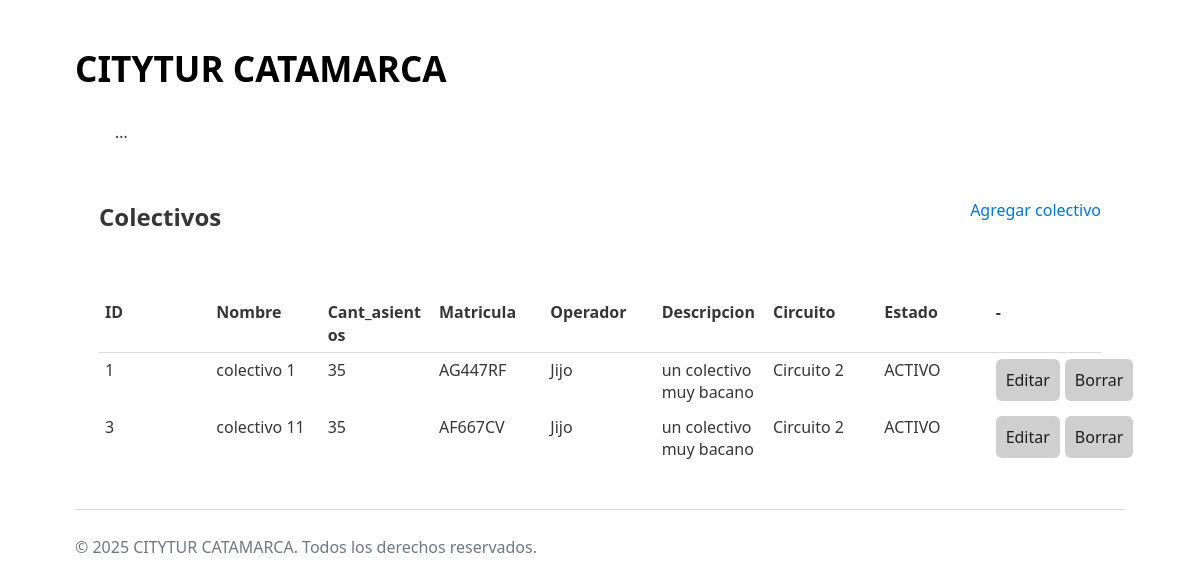
/colectivos/lista_colectivo/, run on the app's committed database.
### colectivos/models.py (models this page shows, shortened)
class Colectivo(models.Model):
    nombre = models.CharField(max_length= 20, default= 'sin nombre')
    cant_asientos = models.IntegerField()
    cant_ocupados = models.IntegerField(default= 0)
    matricula = models.CharField(max_length= 20)
    operador = models.ForeignKey(Perfil, on_delete= models.CASCADE)
    descripcion = models.TextField(max_length= 200, default= 'sin descripcion')
    circuito = models.ForeignKey(Circuito,
                                    on_delete= models.CASCADE,
                                    default= None,
                                    null=True,
                                    blank=True
                                )
    STATE_CHOICES = [
        ('ELIMINADO', 'Eliminado'),
        ('ACTIVO', 'Activo'),
        ('BAJA', 'Baja'),
    ]
    estado = models.CharField(max_length= 20, choices= STATE_CHOICES, default='ACTIVO')

### usuarios/models.py (models this page shows, shortened)
class Perfil(models.Model):
    user = models.OneToOneField(User, on_delete=models.CASCADE)
    telefono = models.CharField(max_length=20, blank=True)
    dni = models.CharField(max_length=10, blank=True)
    foto = models.ImageField(upload_to='perfiles/', blank=True, null=True)
    CHOICE_ROLE = [
        ('OPERADOR', 'Operador'),
        ('ADMINISTRADOR', 'administrador'),
        ('TURISTA', 'Turista')
    ]
    rol = models.CharField(max_length= 20, choices= CHOICE_ROLE, default='TURISTA')

### recorridos/models.py (models this page shows, shortened)
class Circuito(models.Model):
    nombre = models.CharField(max_length= 50)
    horario = models.DateTimeField()
    origen = models.CharField(max_length= 50, default='sin origen')
    destino = models.CharField(max_length= 50, default= 'sin destino')
    itinerario = models.ForeignKey(Itinerario, on_delete= models.CASCADE)
    STATE_CHOICES = [
        ('ELIMINADO', 'Eliminado'),
        ('ACTIVO', 'Activo'),
        ('BAJA', 'Baja'),
    ]
    estado = models.CharField(max_length= 20, choices= STATE_CHOICES, default= 'ACTIVO')

### colectivos/views.py (the view)
# urls.py: path('lista_colectivo/', views.lista_colectivo, name= 'colectivo_listar'),
def lista_colectivo(request):
    colectivos = Colectivo.objects.all()
    return render(request, 'colectivo_lista.html', {'colectivos': colectivos})

### colectivos/templates/colectivo_lista.html (shortened to what this page needs)
{% extends 'base.html' %}
{% block body_id %}colectivo_form{% endblock %}
{% block content %}
<main id="main-form">
    <div class="div-container">
        <h2> Colectivos </h2>
        <a href="{% url 'colectivos:colectivo_formulario' %}">Agregar colectivo</a>
    </div>
    <table class="table_view">
        <thead>
            <tr>
                <th>ID</th>
                <th>Nombre</th>
                <th>Cant_asientos</th>
                <th>Matricula</th>
                <th>Operador</th>
                <th>Descripcion</th>
                <th>Circuito</th>
                <th>Estado</th>
                <th>-</th>
            </tr>
        </thead>
        <tbody>
            {% for colectivo in colectivos %}
                <tr>
                    <td>{{ colectivo.pk }}</td>
                    <td>{{ colectivo.nombre }}</td>
                    <td>{{ colectivo.cant_asientos }}</td>
                    <td>{{ colectivo.matricula }}</td>
                    <td>{{ colectivo.operador.user.username }}</td>
                    <td>{{ colectivo.descripcion }}</td>
                    <td>{{ colectivo.circuito.nombre }}</td>
                    <td>{{ colectivo.estado }}</td>
                    <td class="td-btn">
                        <a class="btn btn-small" href="{% url 'colectivos:colectivo_editar' colectivo.pk %}"><button>Editar</button></a>
                        <form action="{% url 'colectivos:colectivo_eliminar' colectivo.pk %}" method="POST" style="display:inline;"
                            onsubmit="return confirm('Eliminar colectivo {{ colectivo.nombre }}?');">
                            <button type="submit">Borrar</button>
                        </form>
                    </td>
                </tr>
            {% empty %}
                <tr><td colspan="5">No hay colectivos cargados.</td></tr>
            {% endfor %}
        </tbody>
    </table>
</main>
{% endblock %}
{% block footer_script %}
    {{ block.super }}
{% endblock %}

### core/static/css/styles.css (style rules this page uses)
:root { --background-body: #fff; --background: #efefef; --background-alt: #f7f7f7; --selection: #9e9e9e; --text-main: #363636; --text-bright: #000; --text-muted: #70777f; --links: #0076d1; --focus: #0096bfab; --border: #dbdbdb; --button-base: #d0cfcf; --button-hover: #9b9b9b; --scrollbar-thumb: rgb(170, 170, 170); --scrollbar-thumb-hover: var(--button-hover); --form-placeholder: #949494; --form-text: #1d1d1d; }
html { scrollbar-color: #040a0f #202b38; scrollbar-color: var(--scrollbar-thumb) var(--background-body); scrollbar-width: thin; }
body { font-family: system-ui, -apple-system, BlinkMacSystemFont, 'Segoe UI', 'Roboto', 'Oxygen', 'Ubuntu', 'Cantarell', 'Fira Sans', 'Droid Sans', 'Helvetica Neue', 'Segoe UI Emoji', 'Apple Color Emoji', 'Noto Color Emoji', sans-serif; line-height: 1.4; max-width: 1050px; margin: 20px auto; padding: 0 10px; word-wrap: break-word; color: #363636; color: var(--text-main); background: #fff; background: var(--background-body); text-rendering: optimizeLegibility; }
button { color: #1d1d1d; color: var(--form-text); background-color: #d0cfcf; background-color: var(--button-base); font-family: inherit; font-size: inherit; padding-right: 30px; padding-left: 30px; padding: 10px; border: none; border-radius: 6px; outline: none; }
h1, h2, h3, h4, h5, h6 { margin-bottom: 12px; margin-top: 24px; }
a { text-decoration: none; color: var(--links); }
main { padding-top: 10%; padding-bottom: 10%; }
#main-form { display: flex; flex-direction: column; }
table { border-collapse: collapse; margin-bottom: 10px; width: 100%; table-layout: fixed; }
td, th { padding: 6px; text-align: left; vertical-align: top; word-wrap: break-word; }
thead { border-bottom: 1px solid #dbdbdb; border-bottom: 1px solid var(--border); }

### colectivos/templates/colectivo_lista.html (style rules this page uses)
#main-form { width: 100%; max-width: 1200px; margin: 32px auto; padding: 0 24px; box-sizing: border-box; }
.td-btn { display: flex; flex-direction: row; gap: 5px; }
.div-container { display: flex; flex-direction: row; justify-content: space-between; align-items: center; padding-bottom: 50px; }

### data on the page
Colectivo: pk "1", nombre "colectivo 1", cant_asientos "35", matricula "AG447RF", operador.user.username "Jijo", descripcion "un colectivo muy bacano", circuito.nombre "Circuito 2", estado "ACTIVO"
Colectivo: pk "3", nombre "colectivo 11", cant_asientos "35", matricula "AF667CV", operador.user.username "Jijo", descripcion "un colectivo muy bacano", circuito.nombre "Circuito 2", estado "ACTIVO"
